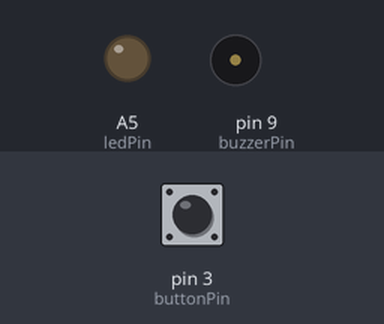
Recording of a sketch running on a simulated Arduino Uno, built with avr-gcc and run on an emulated ATmega328P. On the bench: output pins drawn as LEDs (lit = HIGH), buzzer (waves = sounding). Inputs (shaded band) come from the test bench; at power-on: pin 3 (buttonPin) HIGH.

Above: at 1.2 s.
1.3 s: pin 3 (buttonPin) pulled LOW for 0.15 s
At 1.6 s:
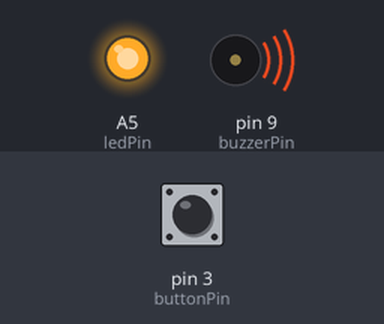
4.4 s: pin 3 (buttonPin) pulled LOW for 1 s
At 6.0 s:
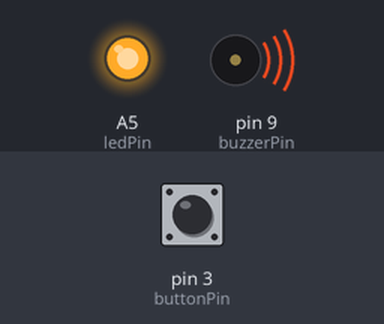
8.4 s: pin 3 (buttonPin) pulled LOW for 3.2 s
At 13.7 s:
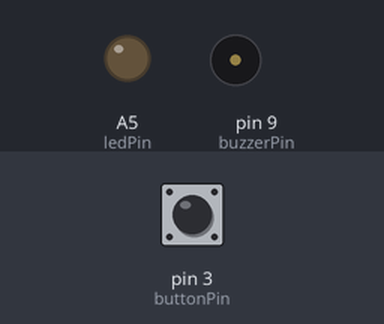
Timing chart, 0 to 15.2 s (numbered marks = the images above; inputs shaded):
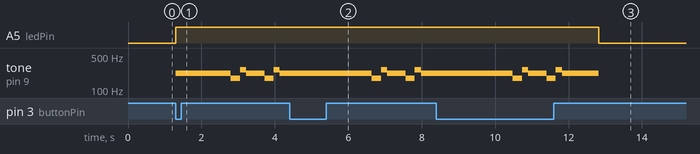

Measured:
- after the input at 1.3 s, A5 (ledPin): LOW → HIGH at once; tone on pin 9 (buzzerPin): plays 220 Hz for 1.5 s, 175 Hz for 0.25 s, 262 Hz for 0.17 s, 220 Hz for 0.50 s, 175 Hz for 0.25 s, 262 Hz for 0.17 s … (7 notes in this stretch), starting at once
- after the input at 4.4 s, A5 (ledPin): stays HIGH (without the input it goes to LOW after 0.74 s)
- after the input at 8.4 s, A5 (ledPin): HIGH → LOW after 4.4 s instead of 0.58 s

The sketch:

MusicStep2.ino
```cpp
/*
  Music
  Plays music when button is pressed
  Created 08/01/17 by Chang Chu-Ming
  Based on melody by Tom Igoe
*/
#include "library.h"

int ledPin = A5;
int buttonPin = 3; // Pin D3
int buzzerPin = 9;

// Setup runs once upon power-up
void setup() {
  pinMode(ledPin, OUTPUT); // Initialize ledPin (pin A5) as OUTPUT pin
  pinMode(buttonPin, INPUT_PULLUP); // Initialize buttonPin (pin D3) as INPUT pin with pullup
}

// Loop keeps running as long as power is on
void loop() {
  if (digitalRead(buttonPin) == LOW)
  {
    digitalWrite(ledPin, HIGH);   // turn the LED on by setting voltage to high
    play(buzzerPin);
    digitalWrite(ledPin, LOW);    // turn the LED off by setting voltage to low
  }
}

// Play some notes
void play(int buzzerPin)
{
  // notes in the melody:
  int notes[] = {NOTE_A3, NOTE_A3, NOTE_A3, NOTE_F3, NOTE_C4, NOTE_A3, NOTE_F3, NOTE_C4, NOTE_A3};

  // note durations: 4 = quarter note, 8 = eighth note, etc.:
  int noteDurations[] = {4, 4, 4, 8, 12, 4, 8, 12, 2};

  // for each note
  for (int thisNote = 0; thisNote <(sizeof(noteDurations)/sizeof(int)) ; thisNote++) {
    int noteDuration = 2000 / noteDurations[thisNote]; // Calculate note duration - quarter note = 1000 / 4, eighth note = 1000/8, etc.
    tone(buzzerPin, notes[thisNote], noteDuration); // Play tone

    int pauseBetweenNotes = noteDuration + 1; // Pause between notes - duration of note + 1 ms
    delay(pauseBetweenNotes);
  }
}
```

library.h
```cpp
/*************************************************
 * Public Constants
 *************************************************/

#define NOTE_B0  31
#define NOTE_C1  33
#define NOTE_CS1 35
#define NOTE_D1  37
#define NOTE_DS1 39
#define NOTE_E1  41
#define NOTE_F1  44
#define NOTE_FS1 46
#define NOTE_G1  49
#define NOTE_GS1 52
#define NOTE_A1  55
#define NOTE_AS1 58
#define NOTE_B1  62
#define NOTE_C2  65
#define NOTE_CS2 69
#define NOTE_D2  73
#define NOTE_DS2 78
#define NOTE_E2  82
#define NOTE_F2  87
#define NOTE_FS2 93
#define NOTE_G2  98
#define NOTE_GS2 104
#define NOTE_A2  110
#define NOTE_AS2 117
#define NOTE_B2  123
#define NOTE_C3  131
#define NOTE_CS3 139
#define NOTE_D3  147
#define NOTE_DS3 156
#define NOTE_E3  165
#define NOTE_F3  175
#define NOTE_FS3 185
#define NOTE_G3  196
#define NOTE_GS3 208
#define NOTE_A3  220
#define NOTE_AS3 233
#define NOTE_B3  247
#define NOTE_C4  262
#define NOTE_CS4 277
#define NOTE_D4  294
#define NOTE_DS4 311
#define NOTE_E4  330
#define NOTE_F4  349
#define NOTE_FS4 370
#define NOTE_G4  392
#define NOTE_GS4 415
#define NOTE_A4  440
#define NOTE_AS4 466
#define NOTE_B4  494
#define NOTE_C5  523
#define NOTE_CS5 554
#define NOTE_D5  587
#define NOTE_DS5 622
#define NOTE_E5  659
#define NOTE_F5  698
#define NOTE_FS5 740
#define NOTE_G5  784
#define NOTE_GS5 831
#define NOTE_A5  880
#define NOTE_AS5 932
#define NOTE_B5  988
#define NOTE_C6  1047
#define NOTE_CS6 1109
#define NOTE_D6  1175
#define NOTE_DS6 1245
#define NOTE_E6  1319
#define NOTE_F6  1397
#define NOTE_FS6 1480
#define NOTE_G6  1568
#define NOTE_GS6 1661
#define NOTE_A6  1760
#define NOTE_AS6 1865
#define NOTE_B6  1976
#define NOTE_C7  2093
#define NOTE_CS7 2217
#define NOTE_D7  2349
#define NOTE_DS7 2489
#define NOTE_E7  2637
#define NOTE_F7  2794
#define NOTE_FS7 2960
#define NOTE_G7  3136
#define NOTE_GS7 3322
#define NOTE_A7  3520
#define NOTE_AS7 3729
#define NOTE_B7  3951
#define NOTE_C8  4186
#define NOTE_CS8 4435
#define NOTE_D8  4699
#define NOTE_DS8 4978

void play(int buzzerPin);
```
